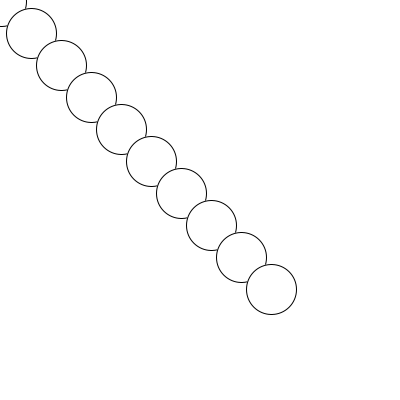
Frame 1 (no input)
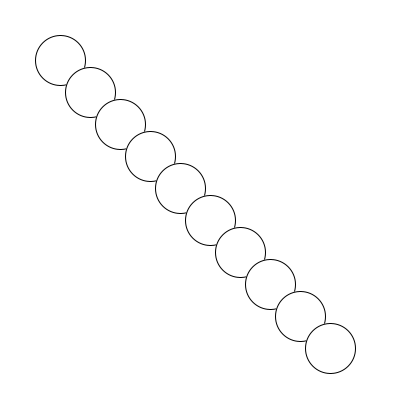
Frame 60 (the mouse pressed at the canvas centre just before this capture)
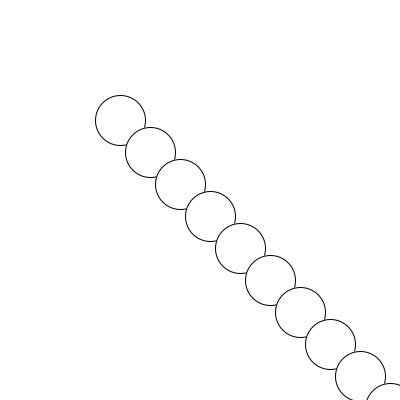
Frame 120 (the mouse held since frame 60 and released just before this capture)

The Processing sketch that drew these frames (run headless with seeded random() and noise(); from frame 60 on, the mouse is pressed at the canvas centre):

// Processing sketch: Task4
// ── Task4.pde

Circle [] circles = new Circle[10];

void setup() {
  background(255);
  size(400, 400);
  
  for (int i = 0; i <10; i++) {
    Circle s= new Circle (i*30, i*32);
    //Placer instansen i array'et
    circles[i]=s;

}
}

void draw(){
background(255);
for (Circle s:circles) {
   s.move(1,1);
   s.display();
  }

}

// ── Circle.pde
class Circle {
  int xPos;
  int yPos;

  //4.d Add a constructor to the Circle class with parametres for xposition and yposition.
  Circle(int xPos, int yPos) {
    this.xPos = xPos;
    this.yPos = yPos;
  }
  void display() {
    
    circle(this.xPos, this.yPos, 50);
  }
  void move(int speedX, int speedY) {
    this.xPos+=speedX;
    this.yPos+=speedY;
  }
}
